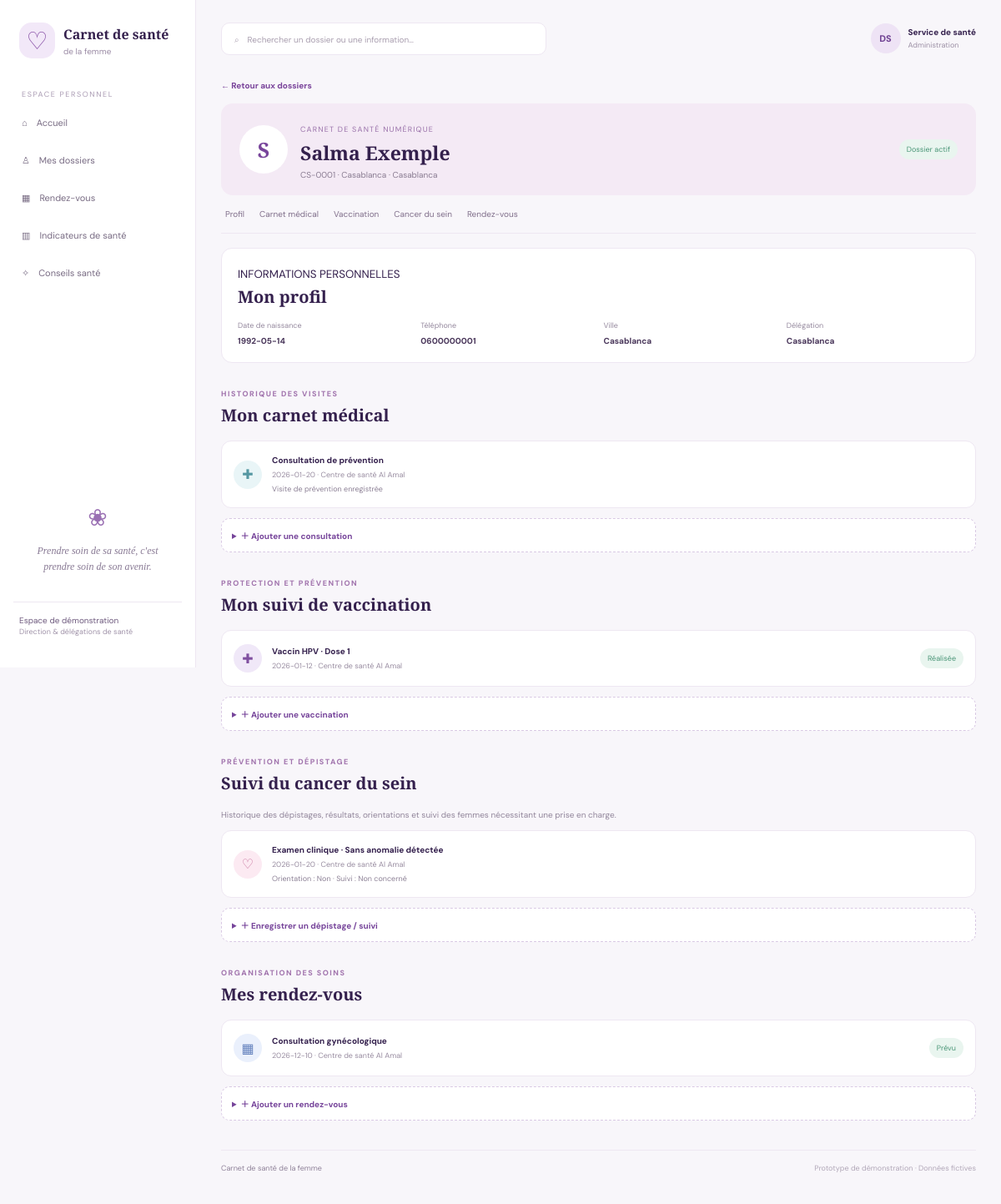
Screenshot of /women/1 with the database file from the repository.
### tables this page shows
CREATE TABLE women(
          id INTEGER PRIMARY KEY AUTOINCREMENT, code TEXT UNIQUE NOT NULL,
          full_name TEXT NOT NULL, birth_date TEXT, phone TEXT, city TEXT,
          delegation TEXT, created_at TEXT DEFAULT CURRENT_TIMESTAMP);

CREATE TABLE consultations(
          id INTEGER PRIMARY KEY AUTOINCREMENT, woman_id INTEGER NOT NULL,
          visit_date TEXT, service TEXT, notes TEXT, facility TEXT,
          FOREIGN KEY(woman_id) REFERENCES women(id));

CREATE TABLE vaccinations(
          id INTEGER PRIMARY KEY AUTOINCREMENT, woman_id INTEGER NOT NULL,
          vaccine TEXT NOT NULL, dose TEXT, date_given TEXT, facility TEXT, status TEXT DEFAULT 'Réalisée',
          FOREIGN KEY(woman_id) REFERENCES women(id));

CREATE TABLE breast_screenings(
          id INTEGER PRIMARY KEY AUTOINCREMENT, woman_id INTEGER NOT NULL,
          screening_date TEXT, method TEXT, result TEXT, referral TEXT, followup_status TEXT,
          followup_date TEXT, facility TEXT, FOREIGN KEY(woman_id) REFERENCES women(id));

CREATE TABLE appointments(
          id INTEGER PRIMARY KEY AUTOINCREMENT, woman_id INTEGER NOT NULL,
          appointment_date TEXT, service TEXT, facility TEXT, status TEXT DEFAULT 'Prévu',
          FOREIGN KEY(woman_id) REFERENCES women(id));

### app.py (the view)
@app.route("/women/<int:wid>")
def woman_detail(wid):
    with connect() as c:
        w=c.execute("SELECT * FROM women WHERE id=?",(wid,)).fetchone()
        if not w: return "Dossier introuvable",404
        v=c.execute("SELECT * FROM vaccinations WHERE woman_id=? ORDER BY date_given DESC",(wid,)).fetchall()
        b=c.execute("SELECT * FROM breast_screenings WHERE woman_id=? ORDER BY screening_date DESC",(wid,)).fetchall()
        a=c.execute("SELECT * FROM appointments WHERE woman_id=? ORDER BY appointment_date DESC",(wid,)).fetchall()
        visits=c.execute("SELECT * FROM consultations WHERE woman_id=? ORDER BY visit_date DESC",(wid,)).fetchall()
    return render_template("woman.html",w=w,vaccinations=v,screenings=b,appointments=a,visits=visits)

### app.py (called while the page is built)
def connect():
    c = sqlite3.connect(DB)
    c.row_factory = sqlite3.Row
    return c

### templates/woman.html (shortened to what this page needs)
{% extends "base.html" %}{% block content %}<a class="back" href="/">← Retour aux dossiers</a><section class="patienthero"><span class="avatar big">{{w.full_name[0]}}</span><div><small>CARNET DE SANTÉ NUMÉRIQUE</small><h1>{{w.full_name}}</h1><p>{{w.code}} · {{w.delegation}} · {{w.city}}</p></div><span class="status">Dossier actif</span></section>
<nav class="tabs"><a href="#profil">Profil</a><a href="#medical">Carnet médical</a><a href="#vaccination">Vaccination</a><a href="#sein">Cancer du sein</a><a href="#rendezvous">Rendez-vous</a></nav>
<section class="profilecard" id="profil"><div><small>INFORMATIONS PERSONNELLES</small><h2>Mon profil</h2></div><div class="profilefields"><span>Date de naissance <b>{{w.birth_date or 'Non renseignée'}}</b></span><span>Téléphone <b>{{w.phone or 'Non renseigné'}}</b></span><span>Ville <b>{{w.city or 'Non renseignée'}}</b></span><span>Délégation <b>{{w.delegation or 'Non renseignée'}}</b></span></div></section>
<section class="section" id="medical"><div class="sectiontitle"><div><small>HISTORIQUE DES VISITES</small><h2>Mon carnet médical</h2></div></div><div class="recordlist">{% for v in visits %}<article><span class="recordicon">✚</span><div><b>{{v.service}}</b><small>{{v.visit_date}} · {{v.facility}}</small><p>{{v.notes}}</p></div></article>{% else %}<p class="muted">Aucune consultation enregistrée.</p>{% endfor %}</div><details class="addform"><summary>＋ Ajouter une consultation</summary></details></section>
<section class="section" id="vaccination"><div class="sectiontitle"><div><small>PROTECTION ET PRÉVENTION</small><h2>Mon suivi de vaccination</h2></div></div><div class="recordlist">{% for v in vaccinations %}<article><span class="recordicon lilac">✚</span><div><b>{{v.vaccine}} · {{v.dose}}</b><small>{{v.date_given}} · {{v.facility}}</small></div><span class="tag">{{v.status}}</span></article>{% else %}<p class="muted">Aucune vaccination enregistrée.</p>{% endfor %}</div><details class="addform"><summary>＋ Ajouter une vaccination</summary></details></section>
<section class="section" id="sein"><div class="sectiontitle"><div><small>PRÉVENTION ET DÉPISTAGE</small><h2>Suivi du cancer du sein</h2></div></div><p class="muted">Historique des dépistages, résultats, orientations et suivi des femmes nécessitant une prise en charge.</p><div class="recordlist">{% for s in screenings %}<article><span class="recordicon rose">♡</span><div><b>{{s.method}} · {{s.result}}</b><small>{{s.screening_date}} · {{s.facility}}</small><p>Orientation : {{s.referral or 'Non renseignée'}} · Suivi : {{s.followup_status or 'Non renseigné'}}</p></div></article>{% else %}<p class="muted">Aucun dépistage enregistré.</p>{% endfor %}</div><details class="addform"><summary>＋ Enregistrer un dépistage / suivi</summary></details></section>
<section class="section" id="rendezvous"><div class="sectiontitle"><div><small>ORGANISATION DES SOINS</small><h2>Mes rendez-vous</h2></div></div><div class="recordlist">{% for a in appointments %}<article><span class="recordicon blue">▦</span><div><b>{{a.service}}</b><small>{{a.appointment_date}} · {{a.facility}}</small></div><span class="tag">{{a.status}}</span></article>{% else %}<p class="muted">Aucun rendez-vous.</p>{% endfor %}</div><details class="addform"><summary>＋ Ajouter un rendez-vous</summary></details></section>
{% endblock %}

### static/style.css (style rules this page uses)
:root { --ink:#34204d;--muted:#8c8097;--purple:#7842a1;--pink:#d77bad;--line:#eee7f2 }
* { box-sizing:border-box }
body { margin:0;background:#f8f6fa;color:var(--ink);font-family:'DM Sans',sans-serif }
.welcome small,.sectiontitle small,.formcard>small { font-size:9px;letter-spacing:1.5px;color:#a275ae;font-weight:800 }
.section { margin:24px 0 }
.sectiontitle { display:flex;justify-content:space-between;align-items:center;margin-bottom:13px }
.sectiontitle h2,.profilecard h2 { font:700 20px 'Playfair Display';margin:4px 0 }
.subtle,.back { font-size:10px;color:#79439a;text-decoration:none;font-weight:700 }
.avatar { width:38px;height:38px;border-radius:50%;display:grid;place-items:center;background:#eee5f6;color:#78459b;font:700 17px 'Playfair Display';flex-shrink:0 }
.appointments,.recordlist { background:white;border:1px solid var(--line);border-radius:12px;padding:5px 14px }
.appointment,.recordlist article { display:flex;align-items:center;gap:12px;padding:11px 0;border-bottom:1px solid #f2edf4 }
.appointment:last-child,.recordlist article:last-child { border:0 }
.appointment>div:nth-child(2) b,.recordlist article b { display:block;font-size:10px }
.appointment>div:nth-child(2) small,.recordlist article small { display:block;color:#998da1;font-size:9px;margin-top:5px }
.tag,.status { margin-left:auto;background:#e9f5ef;color:#4b9678;padding:6px 9px;border-radius:20px;font-size:9px }
.summary p,.muted { font-size:10px;color:#92869b;line-height:1.6 }
.back { display:inline-block;margin:0 0 15px }
.patienthero { display:flex;align-items:center;gap:15px;background:#f4eaf5;border-radius:14px;padding:18px 22px }
.avatar.big { width:58px;height:58px;font-size:25px;background:#fff }
.patienthero small { font-size:9px;letter-spacing:1.2px;color:#9a72aa }
.patienthero h1 { font:700 23px 'Playfair Display';margin:4px 0 }
.patienthero p { font-size:10px;color:#8a7c92;margin:0 }
.tabs { display:flex;gap:18px;overflow:auto;padding:16px 5px;border-bottom:1px solid var(--line) }
.tabs a { white-space:nowrap;text-decoration:none;color:#806f8b;font-size:10px }
.profilecard,.formcard { background:white;border:1px solid var(--line);border-radius:13px;padding:19px;margin-top:17px }
.profilefields { display:grid;grid-template-columns:repeat(4,1fr);gap:12px;margin-top:15px }
.profilefields span { font-size:9px;color:#95899e }
.profilefields b { display:block;color:#49365a;font-size:10px;margin-top:6px }
.recordicon { width:34px;height:34px;border-radius:50%;display:grid;place-items:center;background:#e9f5f7;color:#5597a2 }
.recordicon.lilac { background:#f0e8f8;color:#8050a0 }
.recordicon.rose { background:#fceaf2;color:#c46b98 }
.recordicon.blue { background:#eaf0fc;color:#6381bd }
.recordlist article>div { flex:1 }
.recordlist article p { font-size:9px;color:#8d8196;margin:5px 0 0 }
.addform { margin-top:12px;background:#fff;border:1px dashed #d9c9e4;border-radius:10px;padding:12px }
.addform summary { font-size:10px;font-weight:700;color:#76449a;cursor:pointer }

### rows the page displays
women: full_name "S", full_name "Salma Exemple", code "CS-0001", delegation "Casablanca", city "Casablanca", birth_date "1992-05-14", phone "0600000001"
consultations: service "Consultation de prévention", visit_date "2026-01-20", facility "Centre de santé Al Amal", notes "Visite de prévention enregistrée"
vaccinations: vaccine "Vaccin HPV", dose "Dose 1", date_given "2026-01-12", facility "Centre de santé Al Amal", status "Réalisée"
breast_screenings: method "Examen clinique", result "Sans anomalie détectée", screening_date "2026-01-20", facility "Centre de santé Al Amal", referral "Non", followup_status "Non concerné"
appointments: service "Consultation gynécologique", appointment_date "2026-12-10", facility "Centre de santé Al Amal", status "Prévu"
